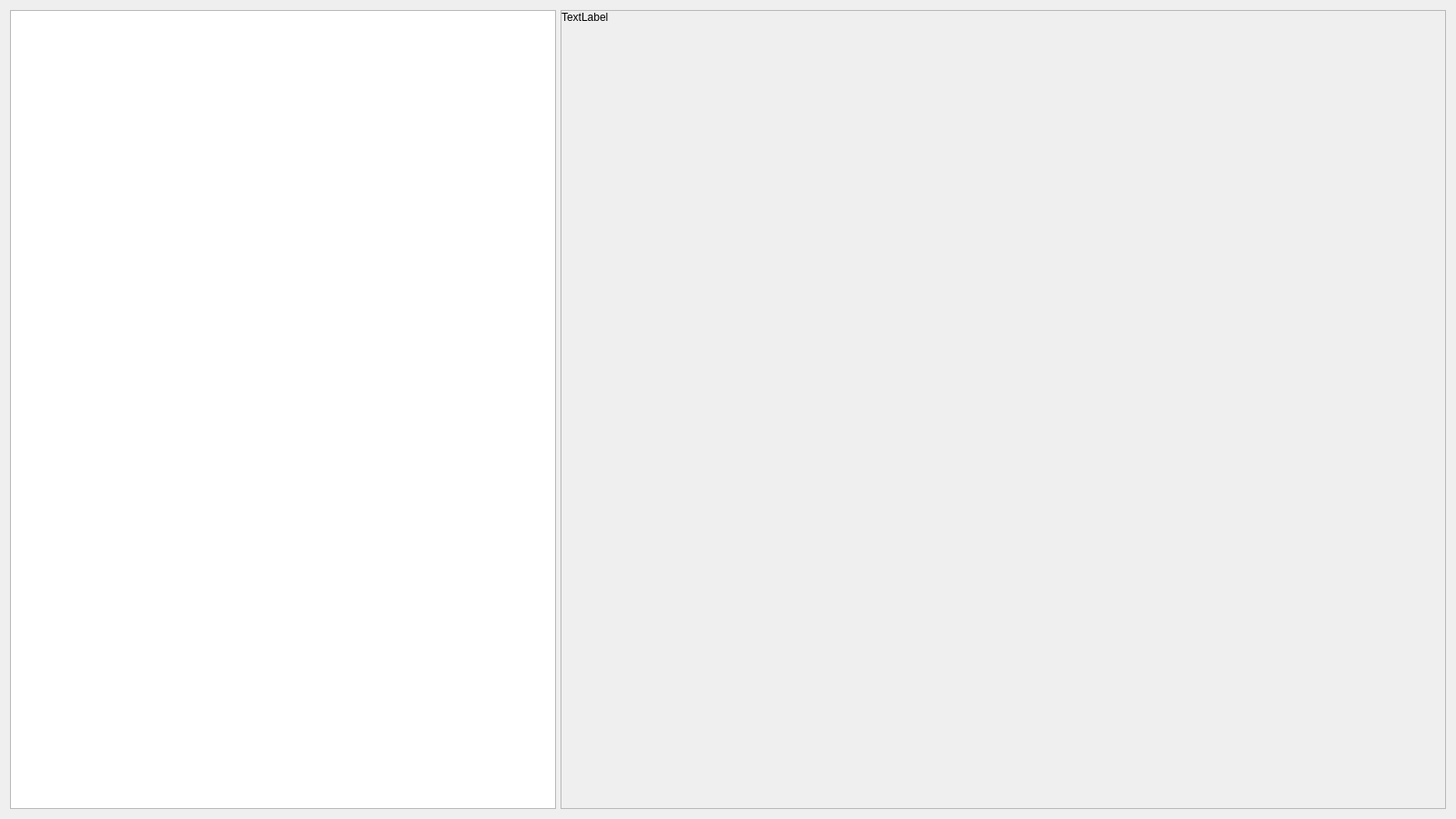
<?xml version="1.0" encoding="UTF-8"?>
<ui version="4.0">
 <class>MGFArchiveViewerWidget</class>
 <widget class="QWidget" name="MGFArchiveViewerWidget">
  <property name="geometry">
   <rect>
    <x>0</x>
    <y>0</y>
    <width>1600</width>
    <height>900</height>
   </rect>
  </property>
  <property name="windowTitle">
   <string>Form</string>
  </property>
  <layout class="QHBoxLayout" name="horizontalLayout">
   <property name="spacing">
    <number>5</number>
   </property>
   <property name="sizeConstraint">
    <enum>QLayout::SetMaximumSize</enum>
   </property>
   <item>
    <layout class="QVBoxLayout" name="FileTreeLayout">
     <property name="spacing">
      <number>5</number>
     </property>
     <property name="sizeConstraint">
      <enum>QLayout::SetMinimumSize</enum>
     </property>
     <item>
      <widget class="QTreeView" name="FileTreeView">
       <property name="sizePolicy">
        <sizepolicy hsizetype="Preferred" vsizetype="Expanding">
         <horstretch>0</horstretch>
         <verstretch>0</verstretch>
        </sizepolicy>
       </property>
       <property name="minimumSize">
        <size>
         <width>600</width>
         <height>0</height>
        </size>
       </property>
       <property name="maximumSize">
        <size>
         <width>600</width>
         <height>16777215</height>
        </size>
       </property>
       <property name="editTriggers">
        <set>QAbstractItemView::NoEditTriggers</set>
       </property>
       <property name="selectionMode">
        <enum>QAbstractItemView::SingleSelection</enum>
       </property>
       <property name="iconSize">
        <size>
         <width>16</width>
         <height>16</height>
        </size>
       </property>
       <attribute name="headerMinimumSectionSize">
        <number>42</number>
       </attribute>
      </widget>
     </item>
    </layout>
   </item>
   <item>
    <widget class="QFrame" name="Frame">
     <property name="sizePolicy">
      <sizepolicy hsizetype="Expanding" vsizetype="Preferred">
       <horstretch>0</horstretch>
       <verstretch>0</verstretch>
      </sizepolicy>
     </property>
     <property name="frameShape">
      <enum>QFrame::StyledPanel</enum>
     </property>
     <property name="frameShadow">
      <enum>QFrame::Raised</enum>
     </property>
     <layout class="QVBoxLayout" name="AssetViewerLayout">
      <property name="spacing">
       <number>3</number>
      </property>
      <property name="leftMargin">
       <number>0</number>
      </property>
      <property name="topMargin">
       <number>0</number>
      </property>
      <property name="rightMargin">
       <number>0</number>
      </property>
      <property name="bottomMargin">
       <number>0</number>
      </property>
      <item>
       <widget class="QLabel" name="label">
        <property name="sizePolicy">
         <sizepolicy hsizetype="Preferred" vsizetype="Fixed">
          <horstretch>0</horstretch>
          <verstretch>0</verstretch>
         </sizepolicy>
        </property>
        <property name="text">
         <string>TextLabel</string>
        </property>
        <property name="textInteractionFlags">
         <set>Qt::LinksAccessibleByMouse|Qt::TextSelectableByMouse</set>
        </property>
       </widget>
      </item>
      <item>
       <widget class="QStackedWidget" name="AssetViewerStack">
        <property name="frameShape">
         <enum>QFrame::NoFrame</enum>
        </property>
        <property name="frameShadow">
         <enum>QFrame::Sunken</enum>
        </property>
        <property name="currentIndex">
         <number>0</number>
        </property>
        <widget class="QWidget" name="EmptyPage"/>
       </widget>
      </item>
     </layout>
    </widget>
   </item>
  </layout>
 </widget>
 <resources/>
 <connections/>
</ui>
